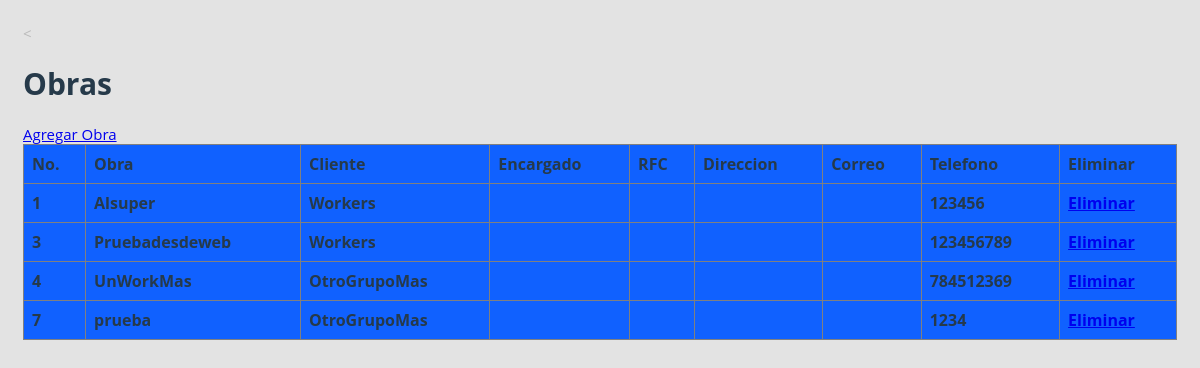
Screenshot of /reclutamiento-master/Clientes/obra/index.php (signed in) with the database file from the repository.
### tables this page shows
CREATE TABLE `works` (
  `Workname` varchar(50) NOT NULL,
  `IDWork` int(10) NOT NULL,
  `groupid` int(10) NOT NULL DEFAULT '0',
  `phone` int(12) DEFAULT NULL,
  `nombre` varchar(75) NOT NULL,
  `rfc` varchar(75) NOT NULL,
  `direccion` varchar(75) NOT NULL,
  `correo` varchar(75) NOT NULL
);

CREATE TABLE `groups` (
  `groupname` varchar(50) NOT NULL DEFAULT '',
  `groupid` int(10) NOT NULL,
  `officeid` int(10) NOT NULL DEFAULT '0',
  `nombre` varchar(75) NOT NULL,
  `rfc` varchar(75) NOT NULL,
  `direccion` varchar(75) NOT NULL,
  `correo` varchar(75) NOT NULL
);

### reclutamiento-master/Clientes/obra/index.php (the view, shortened to what this page needs)
<<!DOCTYPE html>
<html>
<head>
    <link rel="stylesheet" type="text/css" href="../../style.css">
</head>
<body>
    <h1>Obras</h1>
    <label ><a href="new_obra.php">Agregar Obra</a></label>
    <?php
        include '../../config.php';
        $con=mysqli_connect($host,$user,$pass,$name);
            $query = "SELECT IDWork,Workname,groupid,nombre,rfc,direccion,correo,phone FROM works";
            $result = mysqli_query($con,$query);
            echo "<table border = 1>\n";
            echo "  <tr>\n";
            echo "      <th>No.</th>\n";
            echo "      <th>Obra </th>\n";
            echo "      <th>Cliente </th>\n";
            echo "      <th>Encargado </th>\n";
            echo "      <th>RFC </th>\n";
            echo "      <th>Direccion </th>\n";
            echo "      <th>Correo</th>\n";
            echo "      <th>Telefono</th>\n";
            echo "      <th>Eliminar</th>\n";
            echo "</tr>\n";
            while($row = mysqli_fetch_array($result)){
                echo "  <tr>\n";
                $id      = $row[0];
                $obra    = $row[1];
                $cliente = $row[2];
                $nombre  = $row[3];
                $rfc     = $row[4];
                $dir     = $row[5];
                $correo  = $row[6];
                $tel     = $row[7];
                $querys = "SELECT groupname FROM groups WHERE $cliente = groupid";
                $results = mysqli_query($con,$querys);
                while($row = mysqli_fetch_array($results))
                {
                    $name = $row[0];
                }
                echo "      <th>".$id."</th>\n";
                echo "      <th>".$obra."</th>\n";
                echo "      <th>".$name."</th>\n";
                echo "      <th>".$nombre."</th>\n";
                echo "      <th>".$rfc."</th>\n";
                echo "      <th>".$dir."</th>\n";
                echo "      <th>".$correo."</th>\n";
                echo "      <th>".$tel."</th>\n";
                echo "      <th><a href = \"del_obra.php?id=".$id."\">Eliminar</a></th>\n";
                echo "  </tr>";
            }
            echo "</table>\n"
    ?>
</body>
</html>

### reclutamiento-master/style.css (style rules this page uses)
*, *:before, *:after { box-sizing: border-box; }
body { padding: 1em; font-family: 'Open Sans', 'Helvetica Neue', Helvetica, Arial, sans-serif; font-size: 15px; color: #b9b9b9; background-color: #e3e3e3; }
table { border-collapse: collapse; width: 100%; }
th, td , tr { font-family: 'Open Sans', 'Helvetica Neue', Helvetica, Arial, sans-serif; text-align: left; padding: 8px; color : #000 ; }
tr:nth-child(even) { background-color: #7BBFF2 }
th { background-color: #1061FF; color: #263A4A; }
h1 , h2 , p { color: #263A4A; }

### rows the page displays
works: IDWork "1", Workname "Alsuper", groupid.groupname "Workers", phone "123456"
works: IDWork "3", Workname "Pruebadesdeweb", groupid.groupname "Workers", phone "123456789"
works: IDWork "4", Workname "UnWorkMas", groupid.groupname "OtroGrupoMas", phone "784512369"
works: IDWork "7", Workname "prueba", groupid.groupname "OtroGrupoMas", phone "1234"
